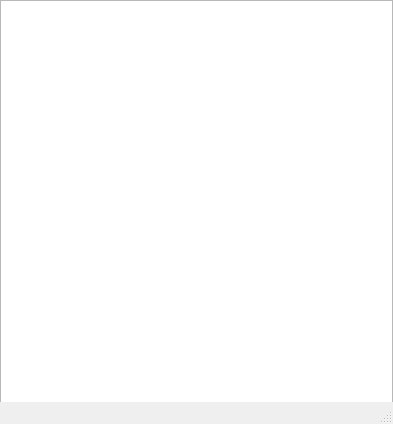
<?xml version="1.0" encoding="UTF-8"?>
<ui version="4.0">
 <class>MainWindow</class>
 <widget class="QMainWindow" name="MainWindow">
  <property name="geometry">
   <rect>
    <x>0</x>
    <y>0</y>
    <width>393</width>
    <height>424</height>
   </rect>
  </property>
  <property name="windowTitle">
   <string>MainWindow</string>
  </property>
  <widget class="QWidget" name="centralwidget">
   <widget class="QListView" name="listView">
    <property name="geometry">
     <rect>
      <x>0</x>
      <y>0</y>
      <width>393</width>
      <height>424</height>
     </rect>
    </property>
   </widget>
  </widget>
  <widget class="QMenuBar" name="menubar">
   <property name="geometry">
    <rect>
     <x>0</x>
     <y>0</y>
     <width>393</width>
     <height>21</height>
    </rect>
   </property>
  </widget>
  <widget class="QStatusBar" name="statusbar"/>
 </widget>
 <resources/>
 <connections/>
</ui>
